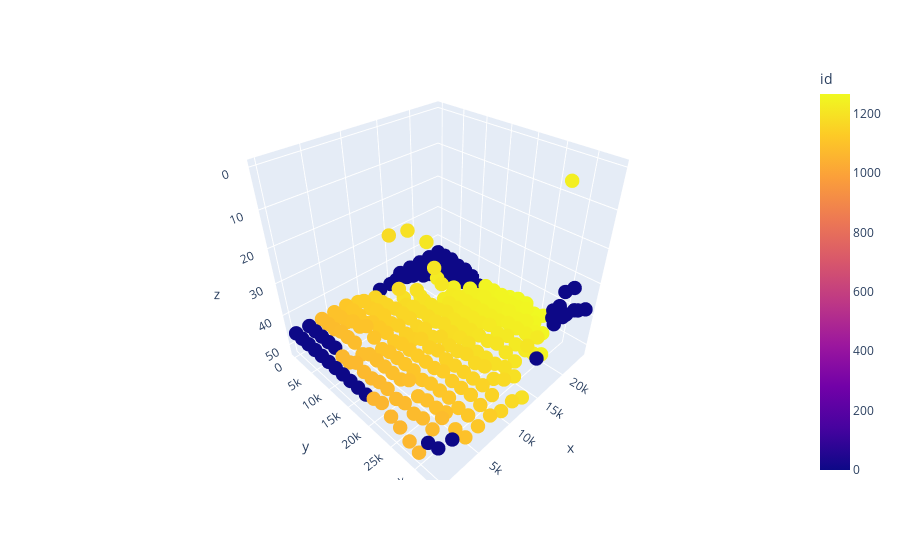

Source (notebook cell):
### Code cell
import plotly.express as px
fig = px.scatter_3d(tile_config_df, x='x', y='y', z='z', color='id')
fig.update_traces(marker_size = 5)
fig.update_scenes(zaxis_autorange="reversed")
# fig.update_scenes(yaxis_autorange="reversed")
fig.update_scenes(xaxis_autorange="reversed")
fig.show()
fig.write_html(os.path.join(output_path, f'tile_config_{current_sample}.html'))

### Figure 1 — Plotly figure (JSON) as saved in the notebook; plotly's stock layout.template omitted (floating-point values rounded to 4 significant figures; data arrays with more than 128 entries replaced by an {"elided": "..."} marker saying what was removed)
{"data": [{"hovertemplate": "x=%{x}<br>y=%{y}<br>z=%{z}<br>id=%{marker.color}<extra></extra>", "legendgroup": "", "marker": {"color": {"elided": "266 int values"}, "coloraxis": "coloraxis", "size": 5, "symbol": "circle"}, "mode": "markers", "name": "", "scene": "scene", "showlegend": false, "type": "scatter3d", "x": {"elided": "266 int values"}, "y": {"elided": "266 int values"}, "z": {"elided": "266 int values"}}], "layout": {"coloraxis": {"colorbar": {"title": {"text": "id"}}, "colorscale": [[0, "#0d0887"], [0.1111, "#46039f"], [0.2222, "#7201a8"], [0.3333, "#9c179e"], [0.4444, "#bd3786"], [0.5556, "#d8576b"], [0.6667, "#ed7953"], [0.7778, "#fb9f3a"], [0.8889, "#fdca26"], [1, "#f0f921"]]}, "legend": {"tracegroupgap": 0}, "margin": {"t": 60}, "scene": {"domain": {"x": [0, 1], "y": [0, 1]}, "xaxis": {"autorange": "reversed", "title": {"text": "x"}}, "yaxis": {"title": {"text": "y"}}, "zaxis": {"autorange": "reversed", "title": {"text": "z"}}}}}
